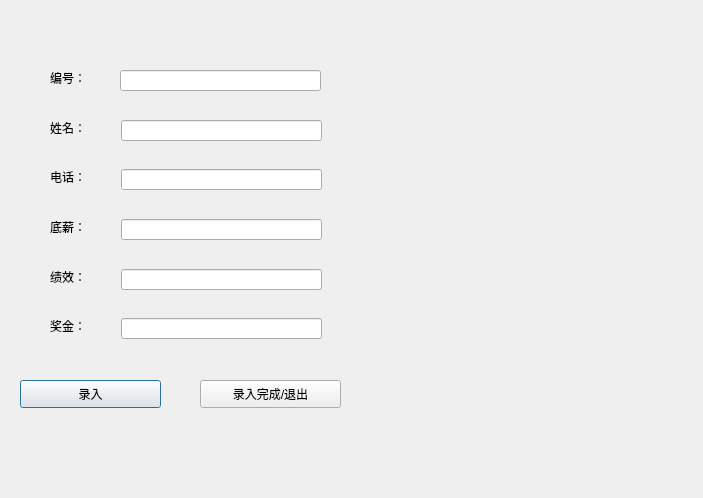
<?xml version="1.0" encoding="UTF-8"?>
<ui version="4.0">
 <class>Add</class>
 <widget class="QDialog" name="Add">
  <property name="geometry">
   <rect>
    <x>0</x>
    <y>0</y>
    <width>703</width>
    <height>498</height>
   </rect>
  </property>
  <property name="windowTitle">
   <string>Dialog</string>
  </property>
  <property name="styleSheet">
   <string notr="true"> #Add{ 
	border-image: url(:/new/prefix1/1234);

}</string>
  </property>
  <widget class="QLineEdit" name="lineEdit_2">
   <property name="geometry">
    <rect>
     <x>121</x>
     <y>169</y>
     <width>201</width>
     <height>21</height>
    </rect>
   </property>
  </widget>
  <widget class="QLineEdit" name="lineEdit_4">
   <property name="geometry">
    <rect>
     <x>121</x>
     <y>269</y>
     <width>201</width>
     <height>21</height>
    </rect>
   </property>
  </widget>
  <widget class="QLabel" name="label_5">
   <property name="geometry">
    <rect>
     <x>50</x>
     <y>219</y>
     <width>72</width>
     <height>16</height>
    </rect>
   </property>
   <property name="text">
    <string>底薪：</string>
   </property>
  </widget>
  <widget class="QPushButton" name="pushButton">
   <property name="geometry">
    <rect>
     <x>20</x>
     <y>380</y>
     <width>141</width>
     <height>28</height>
    </rect>
   </property>
   <property name="text">
    <string>录入</string>
   </property>
   <property name="iconSize">
    <size>
     <width>128</width>
     <height>128</height>
    </size>
   </property>
   <property name="checkable">
    <bool>false</bool>
   </property>
  </widget>
  <widget class="QLabel" name="label_3">
   <property name="geometry">
    <rect>
     <x>50</x>
     <y>120</y>
     <width>72</width>
     <height>16</height>
    </rect>
   </property>
   <property name="text">
    <string>姓名：</string>
   </property>
  </widget>
  <widget class="QLabel" name="label_4">
   <property name="geometry">
    <rect>
     <x>50</x>
     <y>169</y>
     <width>72</width>
     <height>16</height>
    </rect>
   </property>
   <property name="text">
    <string>电话：</string>
   </property>
  </widget>
  <widget class="QLabel" name="label_7">
   <property name="geometry">
    <rect>
     <x>50</x>
     <y>318</y>
     <width>72</width>
     <height>16</height>
    </rect>
   </property>
   <property name="text">
    <string>奖金：</string>
   </property>
  </widget>
  <widget class="QLineEdit" name="lineEdit_5">
   <property name="geometry">
    <rect>
     <x>121</x>
     <y>318</y>
     <width>201</width>
     <height>21</height>
    </rect>
   </property>
  </widget>
  <widget class="QLabel" name="label_2">
   <property name="geometry">
    <rect>
     <x>50</x>
     <y>70</y>
     <width>72</width>
     <height>16</height>
    </rect>
   </property>
   <property name="text">
    <string>编号：</string>
   </property>
  </widget>
  <widget class="QLabel" name="label_6">
   <property name="geometry">
    <rect>
     <x>50</x>
     <y>269</y>
     <width>72</width>
     <height>16</height>
    </rect>
   </property>
   <property name="text">
    <string>绩效：</string>
   </property>
  </widget>
  <widget class="QLineEdit" name="lineEdit">
   <property name="geometry">
    <rect>
     <x>121</x>
     <y>120</y>
     <width>201</width>
     <height>21</height>
    </rect>
   </property>
  </widget>
  <widget class="QLineEdit" name="lineEdit_3">
   <property name="geometry">
    <rect>
     <x>121</x>
     <y>219</y>
     <width>201</width>
     <height>21</height>
    </rect>
   </property>
  </widget>
  <widget class="QLineEdit" name="lineEdit_6">
   <property name="geometry">
    <rect>
     <x>120</x>
     <y>70</y>
     <width>201</width>
     <height>21</height>
    </rect>
   </property>
  </widget>
  <widget class="QPushButton" name="pushButton_2">
   <property name="geometry">
    <rect>
     <x>200</x>
     <y>380</y>
     <width>141</width>
     <height>28</height>
    </rect>
   </property>
   <property name="text">
    <string>录入完成/退出</string>
   </property>
  </widget>
  <zorder>lineEdit_2</zorder>
  <zorder>lineEdit_4</zorder>
  <zorder>label_5</zorder>
  <zorder>pushButton</zorder>
  <zorder>label_3</zorder>
  <zorder>label_4</zorder>
  <zorder>label_7</zorder>
  <zorder>lineEdit_5</zorder>
  <zorder>label_6</zorder>
  <zorder>lineEdit</zorder>
  <zorder>lineEdit_3</zorder>
  <zorder>lineEdit_6</zorder>
  <zorder>pushButton_2</zorder>
  <zorder>label_2</zorder>
 </widget>
 <tabstops>
  <tabstop>lineEdit_6</tabstop>
  <tabstop>lineEdit</tabstop>
  <tabstop>lineEdit_2</tabstop>
  <tabstop>lineEdit_3</tabstop>
  <tabstop>lineEdit_4</tabstop>
  <tabstop>lineEdit_5</tabstop>
  <tabstop>pushButton</tabstop>
  <tabstop>pushButton_2</tabstop>
 </tabstops>
 <resources/>
 <connections>
  <connection>
   <sender>lineEdit_6</sender>
   <signal>returnPressed()</signal>
   <receiver>lineEdit</receiver>
   <slot>setFocus()</slot>
   <hints>
    <hint type="sourcelabel">
     <x>264</x>
     <y>84</y>
    </hint>
    <hint type="destinationlabel">
     <x>265</x>
     <y>126</y>
    </hint>
   </hints>
  </connection>
  <connection>
   <sender>lineEdit</sender>
   <signal>returnPressed()</signal>
   <receiver>lineEdit_2</receiver>
   <slot>setFocus()</slot>
   <hints>
    <hint type="sourcelabel">
     <x>231</x>
     <y>126</y>
    </hint>
    <hint type="destinationlabel">
     <x>237</x>
     <y>180</y>
    </hint>
   </hints>
  </connection>
  <connection>
   <sender>lineEdit_2</sender>
   <signal>returnPressed()</signal>
   <receiver>lineEdit_3</receiver>
   <slot>setFocus()</slot>
   <hints>
    <hint type="sourcelabel">
     <x>204</x>
     <y>185</y>
    </hint>
    <hint type="destinationlabel">
     <x>207</x>
     <y>232</y>
    </hint>
   </hints>
  </connection>
  <connection>
   <sender>lineEdit_3</sender>
   <signal>returnPressed()</signal>
   <receiver>lineEdit_4</receiver>
   <slot>setFocus()</slot>
   <hints>
    <hint type="sourcelabel">
     <x>168</x>
     <y>231</y>
    </hint>
    <hint type="destinationlabel">
     <x>171</x>
     <y>286</y>
    </hint>
   </hints>
  </connection>
  <connection>
   <sender>lineEdit_4</sender>
   <signal>returnPressed()</signal>
   <receiver>lineEdit_5</receiver>
   <slot>setFocus()</slot>
   <hints>
    <hint type="sourcelabel">
     <x>243</x>
     <y>286</y>
    </hint>
    <hint type="destinationlabel">
     <x>243</x>
     <y>334</y>
    </hint>
   </hints>
  </connection>
  <connection>
   <sender>lineEdit_5</sender>
   <signal>returnPressed()</signal>
   <receiver>pushButton</receiver>
   <slot>click()</slot>
   <hints>
    <hint type="sourcelabel">
     <x>142</x>
     <y>327</y>
    </hint>
    <hint type="destinationlabel">
     <x>142</x>
     <y>390</y>
    </hint>
   </hints>
  </connection>
 </connections>
</ui>
